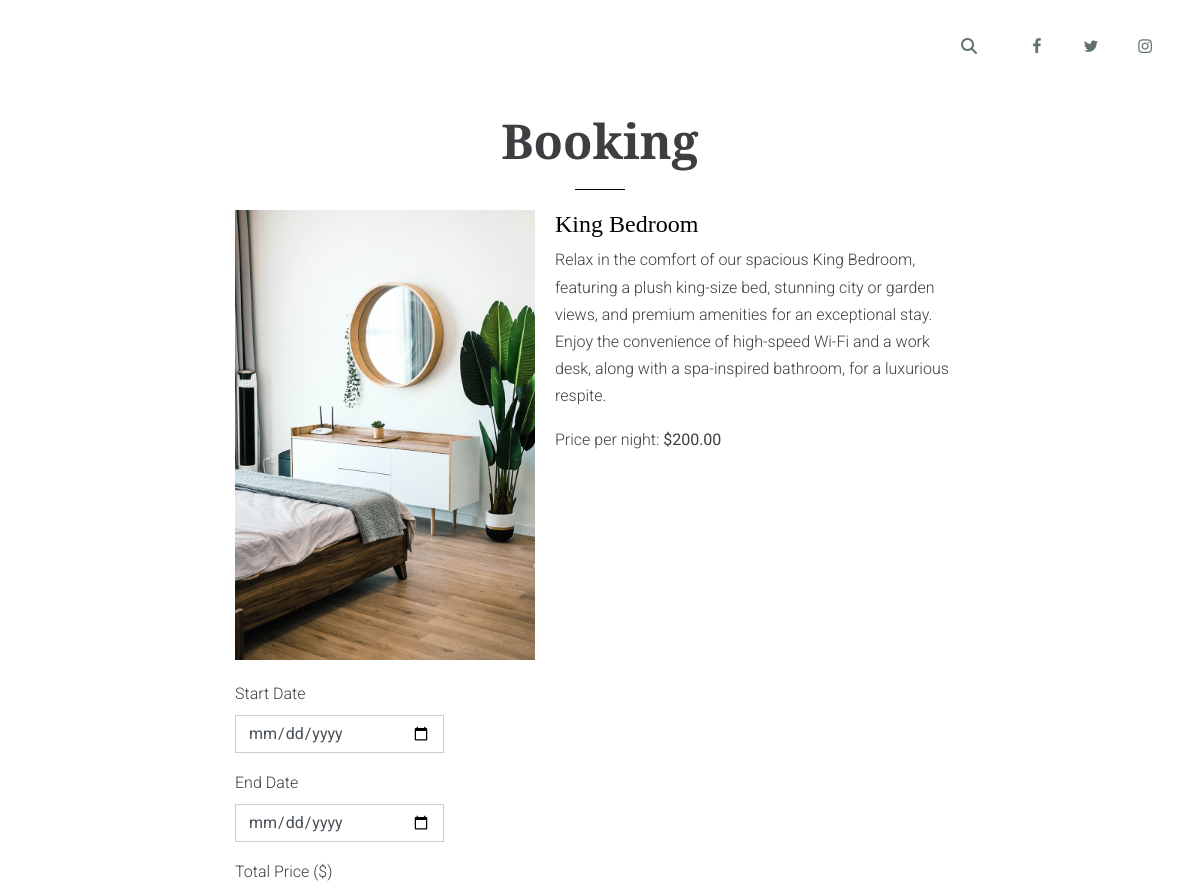
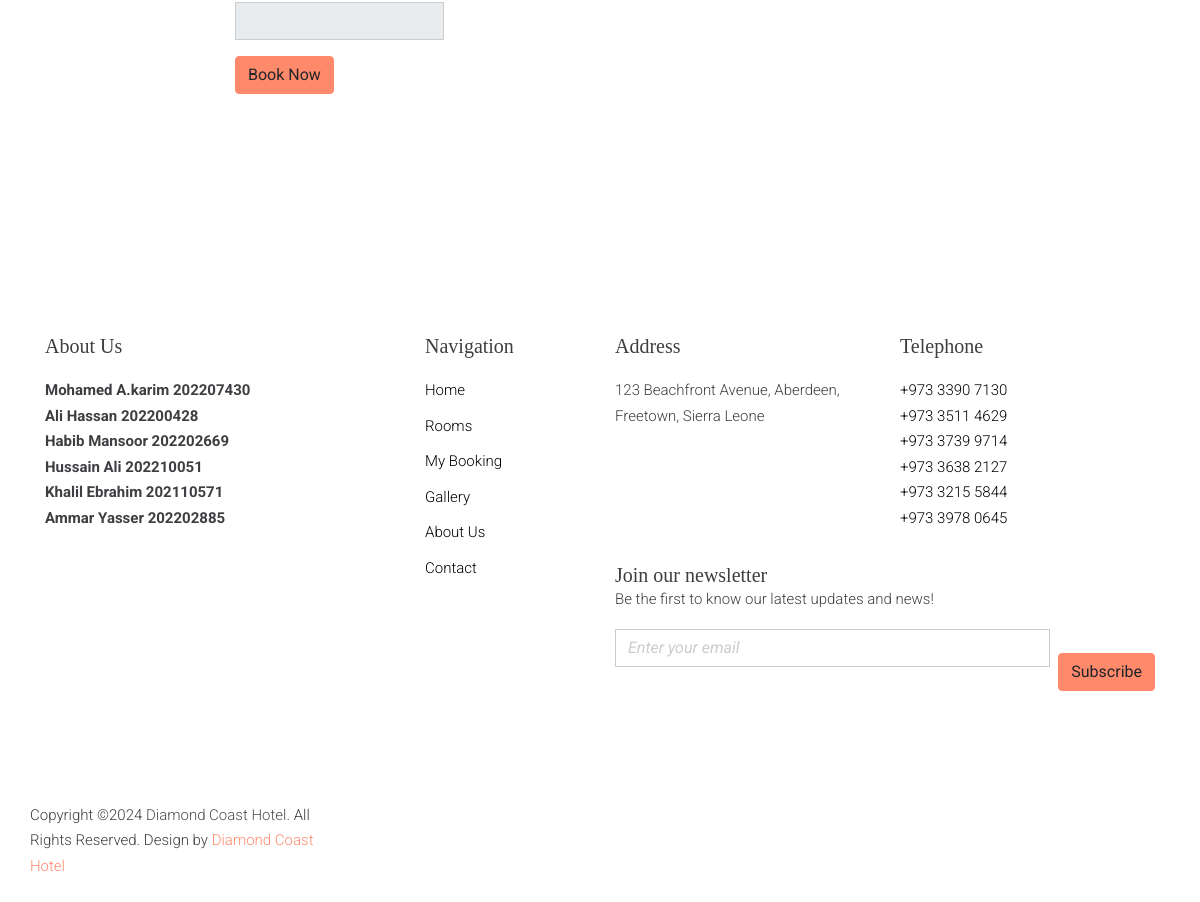
Screenshot of /booking.php?room_type_id=1 with the database file from the repository (2 pictures, top to bottom).
### tables this page shows
CREATE TABLE `room_types` (
  `id` int(11) NOT NULL,
  `name` varchar(50) NOT NULL,
  `description` text NOT NULL,
  `amenities` text NOT NULL,
  `price` decimal(10,2) NOT NULL,
  `image_url` varchar(255) NOT NULL
);

### booking.php (the view, shortened to what this page needs)
<?php
try {
    $pdo = new PDO(DBCONNSTRING, DBUSER, DBPASS);
    $pdo->setAttribute(PDO::ATTR_ERRMODE, PDO::ERRMODE_EXCEPTION);
    $room_type_id = isset($_GET['room_type_id']) ? $_GET['room_type_id'] : null;
    $stmt = $pdo->prepare("SELECT * FROM room_types WHERE id = :room_type_id");
    $stmt->execute(['room_type_id' => $room_type_id]);
    $room = $stmt->fetch(PDO::FETCH_ASSOC);
} catch (PDOException $e) {
    die("Database connection failed: " . $e->getMessage());
}
?>
<!DOCTYPE html>
<html lang="en">
<head>
    <?php include 'links.php'; ?>
</head>
<body>
    <div class="untree_co--site-wrap">
        <nav class="untree_co--site-nav js-sticky-nav">
            <div class="container d-flex align-items-center">
                <div class="logo-wrap">
                    <a href="home.php" class="untree_co--site-logo">Diamond Coast Hotel</a>
                </div>
                <div class="site-nav-ul-wrap text-center d-none d-lg-block">
                    <ul class="site-nav-ul js-clone-nav">
                        <li><a href="index.php">Home</a></li>
                        <li class="has-children"><a href="rooms.php">Rooms</a></li>
                        <li><a href="gallery.php">Gallery</a></li>
                        <li><a href="about.php">About Us</a></li>
                        <li><a href="contact.php">Contact</a></li>
                        <li><a href="weather.php">Weather</a></li>
                    </ul>
                </div>
                <div class="icons-wrap text-md-right">
                    <ul class="icons-top d-none d-lg-block">
                        <li class="mr-4">
                        <a href="#" class="js-search-toggle"><span class="fa fa-search"></span></a>
                        </li>
                        <li>
                            <a href="#"><span class="icon-facebook"></span></a>
                        </li>
                        <li>
                            <a href="#"><span class="icon-twitter"></span></a>
                        </li>
                        <li>
                            <a href="#"><span class="icon-instagram"></span></a>
                        </li>
                    </ul>
                </div>
            </div>
        </nav>
        <div class="untree_co--site-main">
            <div class="untree_co--site-section">
                <div class="container">
                    <div class="row justify-content-center text-center">
                        <div class="col-lg-6 section-heading" data-aos="fade-up">
                            <h3 class="text-center">Booking</h3>
                        </div>
                    </div>
                    <div class="row justify-content-center">
                        <div class="col-lg-8">
                            <div class="room-details-container">
                                <img src="images/<?php echo htmlspecialchars($room['image_url']); ?>" alt="Room Image" class="room-image">
                                <div class="room-info">
                                    <h4><?php echo htmlspecialchars($room['name']); ?></h4>
                                    <p><?php echo htmlspecialchars($room['description']); ?></p>
                                    <p>Price per night: <strong>$<?php echo htmlspecialchars($room['price']); ?></strong></p>
                                </div>
                            </div>
                            <div class="booking-form-container">
                                <form action="process_booking.php" method="post" class="booking-form" data-aos="fade-up" onsubmit="return validateDates()">
                                    <div class="form-group">
                                        <label for="start_date">Start Date</label>
                                        <input type="date" name="start_date" id="start_date" class="form-control" required>
                                    </div>
                                    <div class="form-group">
                                        <label for="end_date">End Date</label>
                                        <input type="date" name="end_date" id="end_date" class="form-control" required>
                                    </div>
                                    <div class="form-group">
                                        <label for="total_price">Total Price ($)</label>
                                        <input type="text" name="total_price" id="total_price" class="form-control" readonly>
                                    </div>
                                    <div class="form-group">
                                        <button type="submit" class="btn btn-primary">Book Now</button>
                                    </div>
                                </form>
                            </div>
                        </div>
                    </div>
                </div>
            </div>
        </div>
        <?php include 'footer.php'; ?>
    </div>
</body>
</html>

### booking.php (style rules this page uses)
.room-details-container { display: flex; align-items: flex-start; margin-bottom: 20px; }
.room-image { max-width: 300px; height: auto; margin-right: 20px; }
.room-info { flex: 2; }
.booking-form-container { display: flex; align-items: center; flex-wrap: wrap; margin-top: 10px; }
.booking-form-container .form-group { margin-right: 20px; flex: 1; }
.booking-form-container .form-group:last-child { margin-right: 0; }

### rows the page displays
room_types: image_url (picture), name "King Bedroom", description "Relax in the comfort of our spacious King Bedroom, featuring a plush king-size bed, stunning city or garden views, and premium amenities for an exceptional stay. Enjoy the convenience of high-speed Wi-Fi and a work desk, along with a spa-inspired bathroom, for a luxurious respite.", price "200.00"
